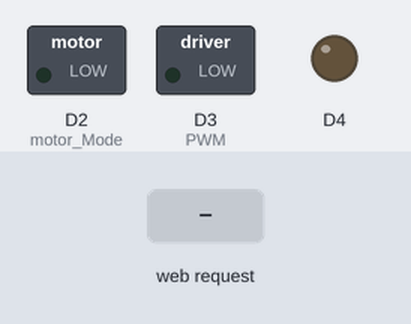
The sketch below on a simulated Arduino MKR. On the bench: switched loads named in the sketch (green lamp = pin HIGH), output pins drawn as LEDs (lit = HIGH). The inputs (shaded band) are chosen by the test bench. What the sketch prints to the serial monitor is not drawn.

Above: at 11.2 s.
11.3 s: HTTP request GET /H received
At 11.7 s:
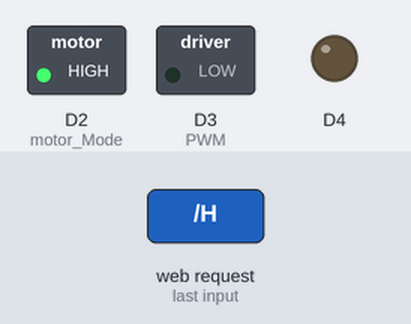
13.3 s: HTTP request GET /L received
At 14.1 s:
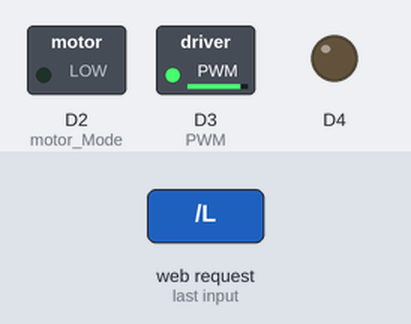
Timing chart, 0 to 16.3 s (numbered marks = the images above; inputs shaded):
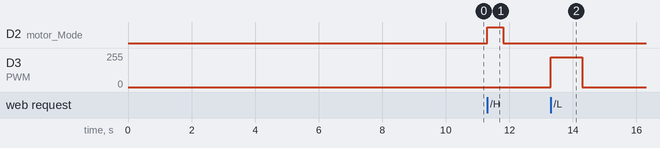

The sketch:

testcode.ino
```cpp
/*
  Eunhasu Doorlock project

  A simple web server that lets you control doorlock via the web.
  This sketch will create a new access point.
  It will then launch a new server and print out the IP address
  to the Serial Monitor. From there, you can open that address in a web browser
  some code will be deleted after test
  If the IP address of your board is yourAddress:
    http://yourAddress/H turns the motor on
    http://yourAddress/L turns reverse mode on

  created 09 May 2021
  by Trollonion03
  adapted to WiFi AP by Adafruit
 */

#include <SPI.h>
#include <WiFiNINA.h>
///////please enter your sensitive data in the Secret tab/arduino_secrets.h(if you need..)
char ssid[] = "Euhnasu_test";        // your network SSID (name)
char pass[] = "highground";    // your network password (use for WPA, or use as key for WEP)
int keyIndex = 0;                // your network key index number (needed only for WEP)

int status = WL_IDLE_STATUS;
WiFiServer server(80);

void setup() {
  //Initialize serial and wait for port to open:
  Serial.begin(9600);
  Serial.available();
  Serial.println("Hello there!");

  Serial.println("Access Point Web Server");

  pinMode(2, OUTPUT); //motor Mode, plese check before run
  pinMode(3, OUTPUT); //PWM, plese check before run
  digitalWrite(3, LOW);
  analogWrite(4, 0); //initalize the device

  // check for the WiFi module:
  if (WiFi.status() == WL_NO_MODULE) {
    Serial.println("Communication with WiFi module failed!");
    // don't continue
    while (true);
  }

  String fv = WiFi.firmwareVersion();
  if (fv < WIFI_FIRMWARE_LATEST_VERSION) {
    Serial.println("Please upgrade the firmware");
  }

  // by default the local IP address will be 192.168.4.1
  // you can override it with the following:
  // WiFi.config(IPAddress(10, 0, 0, 1));

  // print the network name (SSID);
  Serial.print("Creating access point named: ");
  Serial.println(ssid);

  // Create open network. Change this line if you want to create an WEP network:
  status = WiFi.beginAP(ssid, pass);
  if (status != WL_AP_LISTENING) {
    Serial.println("Creating access point failed");
    // don't continue
    while (true);
  }

  // wait 10 seconds for connection:
  delay(10000);

  // start the web server on port 80
  server.begin();

  // you're connected now, so print out the status
  printWiFiStatus();
}


void loop() {
  // compare the previous status to the current status
  if (status != WiFi.status()) {
    // it has changed update the variable
    status = WiFi.status();

    if (status == WL_AP_CONNECTED) {
      // a device has connected to the AP
      Serial.println("Device connected to AP");
    } else {
      // a device has disconnected from the AP, and we are back in listening mode
      Serial.println("Device disconnected from AP");
    }
  }

  WiFiClient client = server.available();   // listen for incoming clients

  if (client) {                             // if you get a client,
    Serial.println("new client");           // print a message out the serial port
    String currentLine = "";                // make a String to hold incoming data from the client
    while (client.connected()) {            // loop while the client's connected
      if (client.available()) {             // if there's bytes to read from the client,
        char c = client.read();             // read a byte, then
        Serial.write(c);                    // print it out the serial monitor
        if (c == '\n') {                    // if the byte is a newline character

          // if the current line is blank, you got two newline characters in a row.
          // that's the end of the client HTTP request, so send a response:
          if (currentLine.length() == 0) {
            // HTTP headers always start with a response code (e.g. HTTP/1.1 200 OK)
            // and a content-type so the client knows what's coming, then a blank line:
            client.println("HTTP/1.1 200 OK");
            client.println("Content-type:text/html");
            client.println();

            // the content of the HTTP response follows the header:
            //client.print("Click <a href=\"/H\">here</a> lock the device<br>");
            //client.print("Click <a href=\"/L\">here</a> unlock the device<br>");
            //client.print("Click <a href=\"/S\">here</a> stop the device<br>");

            // The HTTP response ends with another blank line:
            client.println();
            // break out of the while loop:
            break;
          }
          else {      // if you got a newline, then clear currentLine:
            currentLine = "";
          }
        }
        else if (c != '\r') {    // if you got anything else but a carriage return character,
          currentLine += c;      // add it to the end of the currentLine
        }

        // Check to see if the client request was "GET /H" or "GET /L":
        if (currentLine.endsWith("GET /H")) {
          digitalWrite(2, HIGH);               // GET /H turns the motor on
          analogWrite(3, 0);                 // Test needed
          delay(500);                          // Test needed
          digitalWrite(2, 0);
          analogWrite(3, 0);
        }
        if (currentLine.endsWith("GET /L")) {
          digitalWrite(2, LOW);                // GET /L turns the reverse mode
          analogWrite(3, 225);                 // Test needed
          delay(1000);                          // Test needed
          analogWrite(3, 0);
        }
        if (currentLine.endsWith("GET /S")) {
          digitalWrite(2, 0);
          analogWrite(3, 0);
        }
      }
    }
    // close the connection:
    client.stop();
    Serial.println("client disconnected");
  }
}

void printWiFiStatus() {
  // print the SSID of the network you're attached to:
  Serial.print("SSID: ");
  Serial.println(WiFi.SSID());

  // print your WiFi shield's IP address:
  IPAddress ip = WiFi.localIP();
  Serial.print("IP Address: ");
  Serial.println(ip);

  // print where to go in a browser:
  Serial.print("To see this page in action, open a browser to http://");
  Serial.println(ip);

}
```

Measured:
- after the input at 11.3 s, D2 (motor_Mode): LOW → HIGH at once, → LOW 0.50 s later
- after the input at 13.3 s, D3 (PWM): 0/255 → 225/255 at once, → 0/255 1.0 s later
